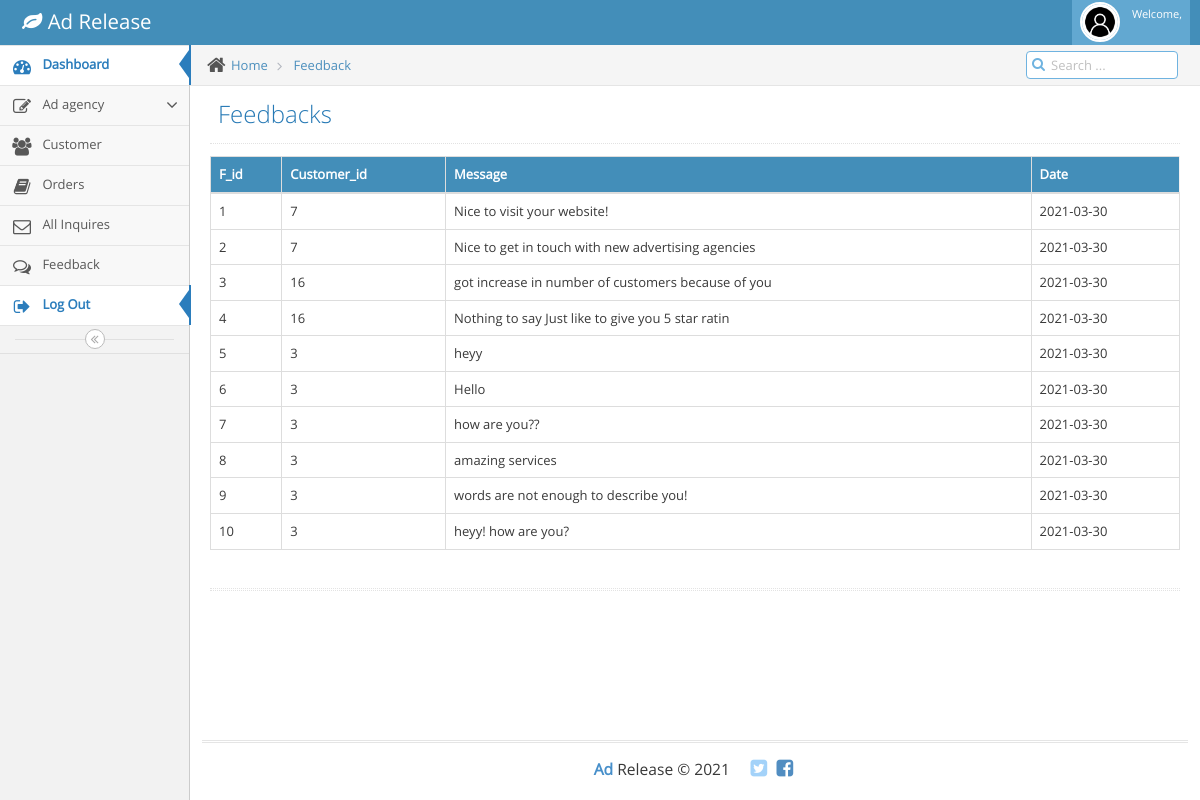
The app's page /admin/feedback.php with its own data.
### tables this page shows
CREATE TABLE `feedback` (
  `F_id` int(20) NOT NULL,
  `Customer_id` int(20) NOT NULL,
  `Message` varchar(50) NOT NULL,
  `Date` date NOT NULL,
  `agency_id` varchar(60) NOT NULL,
  `ratings` int(12) NOT NULL
);

### admin/feedback.php (the view, shortened to what this page needs)
<?php
include 'connection.php';
$result = $con->query("select * from feedback");
?>
<!DOCTYPE html>
<html lang="en">
	<head>
		<link rel="stylesheet" href="assets/css/bootstrap.min.css" />
		<link rel="stylesheet" href="assets/font-awesome/4.5.0/css/font-awesome.min.css" />
		<link rel="stylesheet" href="assets/css/ace.min.css" class="ace-main-stylesheet" id="main-ace-style" />
		<link rel="stylesheet" href="assets/css/ace-skins.min.css" />
		<link rel="stylesheet" href="assets/css/ace-rtl.min.css" />
	</head>
	<body class="no-skin">
		<?php include 'common/header.php';?>
		<div class="main-container ace-save-state" id="main-container">
			<?php include 'common/sidebar.php';?>
			<div class="main-content">
				<div class="main-content-inner">
					<div class="breadcrumbs ace-save-state" id="breadcrumbs">
						<ul class="breadcrumb">
							<li>
								<i class="ace-icon fa fa-home home-icon"></i>
								<a href="dashboard.php">Home</a>
							</li>
							<li>
								<a href="feedback.php">Feedback</a>
							</li>
						</ul>
						<div class="nav-search" id="nav-search">
							<form class="form-search">
								<span class="input-icon">
									<input type="text" placeholder="Search ..." class="nav-search-input" id="nav-search-input" autocomplete="off" />
									<i class="ace-icon fa fa-search nav-search-icon"></i>
								</span>
							</form>
						</div>
					</div>
					<div class="page-content">
						<div class="page-header">
							<h1>
								Feedbacks
							</h1>
						</div>
						<div class="row">
							<div class="col-xs-12">
								<div class="row">
									<div class="col-xs-12">
										<table id="simple-table" class="table  table-bordered table-hover">
											<thead>
												<tr>
													<th>F_id</th>
													<th>Customer_id</th>
													<th>Message</th>
													<th>Date</th>
												</tr>
											</thead>
											<tbody>
												<?php
													while ($row = $result->fetch_object())
												    {
														?>
															<tr>
																<td><?php echo $row->F_id;?></td>
																<td><?php echo $row->Customer_id;?></td>
																<td><?php echo $row->Message;?></td>
																<td><?php echo $row->Date;?></td>
															</tr>
														<?php
													}
												?>
											</tbody>
										</table>
									</div>
								</div>
								<div class="hr hr-18 dotted hr-double"></div>
							</div>
						</div>
					</div>
				</div>
			</div>
			<?php include 'common/footer.php';?>
		</div>
	</body>
</html>

### admin/feedback.php (style rules this page uses)
th { background-color:#438EB9; color: white; }

### records on screen
feedback: F_id "1", Customer "7", Message "Nice to visit your website!", Date "2021-03-30"
feedback: F_id "2", Customer "7", Message "Nice to get in touch with new advertising agencies", Date "2021-03-30"
feedback: F_id "3", Customer "16", Message "got increase in number of customers because of you", Date "2021-03-30"
feedback: F_id "4", Customer "16", Message "Nothing to say Just like to give you 5 star ratin", Date "2021-03-30"
feedback: F_id "5", Customer "3", Message "heyy", Date "2021-03-30"
feedback: F_id "6", Customer "3", Message "Hello", Date "2021-03-30"
feedback: F_id "7", Customer "3", Message "how are you??", Date "2021-03-30"
feedback: F_id "8", Customer "3", Message "amazing services", Date "2021-03-30"
feedback: F_id "9", Customer "3", Message "words are not enough to describe you!", Date "2021-03-30"
feedback: F_id "10", Customer "3", Message "heyy! how are you?", Date "2021-03-30"
